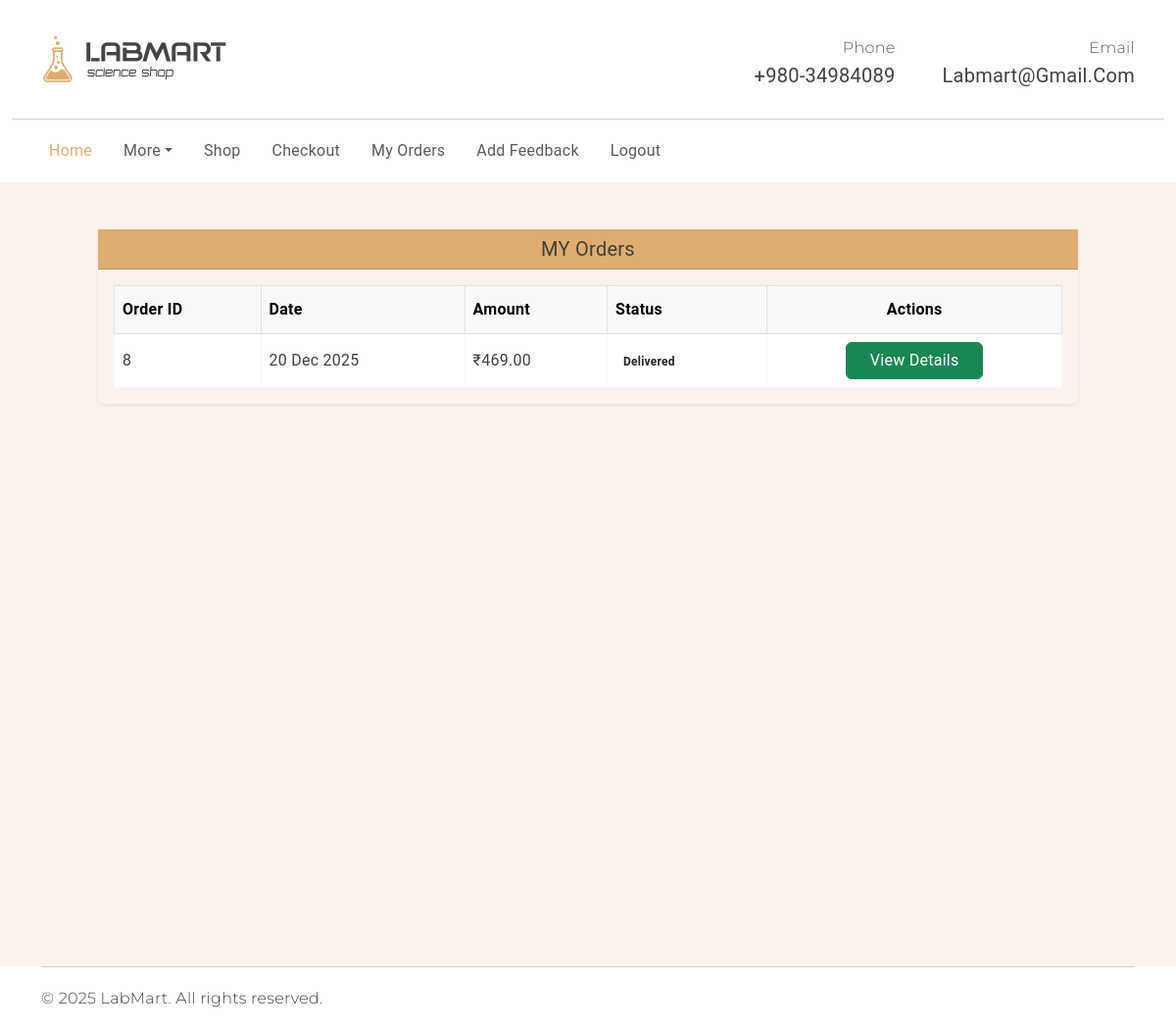
Page /myorders (signed in) on the committed database.
### app1/models.py (models this page shows, shortened)
class Order(models.Model):
    user = models.ForeignKey('Person', on_delete=models.CASCADE)
    address = models.TextField()
    total = models.DecimalField(max_digits=10, decimal_places=2, default=0)
    status = models.CharField(
        max_length=20,
        choices=[
            ('Pending', 'Pending'),
            ('Paid', 'Paid'),
            ('Processing', 'Processing'),
            ('Shipped', 'Shipped'),
            ('On the way', 'On the Way'),
            ('Delivered', 'Delivered'),
        ],
        default='pending'
    )
    created_at = models.DateTimeField(auto_now_add=True,null=True)

### app1/views.py (the view)
# urls.py: path('myorders', views.myorders, name='myorders'),
def myorders(request):
    if 'uname' not in request.session:
        return HttpResponse("Please login first")
    try:
        user = Person.objects.get(username=request.session['uname'])
    except Person.DoesNotExist:
        return HttpResponse("User not found")
    orders = Order.objects.filter(user=user).order_by('-created_at')
    return render(request, "myorders.html", {"orders": orders})

### template/myorders.html (shortened to what this page needs)
<!DOCTYPE html>
{% load static %}
<html lang="en">
<head>
<link rel="stylesheet" href="https://cdn.jsdelivr.net/npm/swiper@9/swiper-bundle.min.css" />
<link href="https://cdn.jsdelivr.net/npm/bootstrap@5.3.0-alpha3/dist/css/bootstrap.min.css" rel="stylesheet"
>
<link rel="stylesheet" type="text/css" href="{% static 'css/vendor.css' %}">
<link rel="stylesheet" type="text/css" href="{% static 'style.css' %}">
</head>
<body>
<header>
  <div class="container py-2">
    <div class="row py-4 align-items-center">
      <div class="col-sm-4 col-lg-3 text-center text-sm-start">
        <div class="main-logo">
            <img src="{% static 'images/logo.png' %}" alt="logo" class="img-fluid">
        </div>
      </div>
      <div class="col-sm-8 col-lg-9 d-flex justify-content-end gap-5 align-items-center mt-4 mt-sm-0">
        <div class="support-box text-end d-none d-xl-block">
          <span class="fs-6 secondary-font text-muted">Phone</span>
          <h5 class="mb-0">+980-34984089</h5>
        </div>
        <div class="support-box text-end d-none d-xl-block">
          <span class="fs-6 secondary-font text-muted">Email</span>
          <h5 class="mb-0">labmart@gmail.com</h5>
        </div>
      </div>
    </div>
  </div>
  <div class="container-fluid">
    <hr class="m-0">
  </div>
  <div class="container">
    <nav class="navbar navbar-expand-lg main-menu">
      <div class="offcanvas offcanvas-end" tabindex="-1" id="offcanvasNavbar" aria-labelledby="offcanvasNavbarLabel">
        <div class="offcanvas-body justify-content-between">
          <ul class="navbar-nav menu-list list-unstyled d-flex gap-md-3 mb-0">
            <li class="nav-item"><a href="userhome" class="nav-link active">Home</a></li>
            <li class="nav-item dropdown">
              <a class="nav-link dropdown-toggle" id="pages" role="button" data-bs-toggle="dropdown" aria-expanded="false">More</a>
            </li>
            <li class="nav-item"><a href="shop" class="nav-link">Shop</a></li>
            <li class="nav-item"><a href="checkout" class="nav-link">Checkout</a></li>
            <li class="nav-item"><a href="myorders" class="nav-link">My Orders</a></li>
            <li class="nav-item"><a href="addfeedback" class="nav-link">Add Feedback</a></li>
            <li class="nav-item"><a href="logout" class="nav-link">Logout</a></li>
          </ul>
          <div class="d-none d-lg-flex align-items-center">
            <ul class="d-flex justify-content-end list-unstyled m-0">
              <li><a href="userprofile" class="mx-3"><iconify-icon icon="healthicons:person" class="fs-4"></iconify-icon></a></li>
              <li><a href="wishlist" class="mx-3"><iconify-icon icon="mdi:heart" class="fs-4"></iconify-icon></a></li>
              <li><a href="cart" class="mx-3"><iconify-icon icon="mdi:cart" class="fs-4"></iconify-icon></a></li>
            </ul>
          </div>
        </div>
      </div>
    </nav>
  </div>
</header>
<section id="banner" class="min-vh-100" style="background:#F9F3EC;">
  <div class="container pt-5">
    <div class="card shadow-sm mx-auto" style="max-width: 1000px;">
      <div class="card-header bg-primary text-white text-center">
        <h5 class="mb-0">MY Orders</h5>
      </div>
      <div class="card-body">
        <div class="table-responsive">
          <table class="table table-bordered table-hover align-middle mb-0 bg-white">
            <thead class="table-light">
              <tr>
                <th scope="col">Order ID</th>
                <th scope="col">Date</th>
                <th scope="col">Amount</th>
                <th scope="col">Status</th>
                <th scope="col" class="text-center">Actions</th>
              </tr>
            </thead>
            <tbody>
              {% for order in orders %}
              <tr>
                <td>{{ order.id }}</td>
                <td>{{ order.created_at|date:"d M Y" }}</td>
                <td>₹{{ order.total }}</td>
                <td>
                  <span class="badge badge-{{ order.status }} text-dark">
                    {{ order.status|title }}
                  </span>
                </td>
                <td class="text-center">
                  <a href="{% url 'userorderdetails' order.id %}" class="btn btn-success px-4">
                     View Details
                  </a>
                </td>
              </tr>
              {% endfor %}
            </tbody>
          </table>
        </div>
      </div>
    </div>
  </div>
</section>
  <div id="footer-bottom">
    <div class="container">
      <hr class="m-0">
      <div class="row mt-3">
        <div class="col-md-6 copyright">
          <p class="secondary-font">© 2025 LabMart. All rights reserved.</p>
        </div>
      </div>
    </div>
  </div>
</body>
</html>

### static/style.css (style rules this page uses)
:root { --header-height: 160px; --header-height-min: 80px; }
:root { --accent-color: #DEAD6F; --dark-color: #222222; --light-dark-color: #727272; --light-color: #fff; --grey-color: #dbdbdb; --light-grey-color: #fafafa; --primary-color: #6995B1; --light-primary-color: #eef1f3; }
:root { --body-font: 'Roboto', cursive; --heading-font: 'Roboto', cursive; --secondary-font: 'Montserrat', sans-serif; }
body { --bs-link-color: #333; --bs-link-hover-color: #333; --bs-link-color-rgb: 40, 40, 40; --bs-link-hover-color-rgb: 0, 0, 0; --bs-light-rgb: 248, 248, 248; --bs-font-sans-serif: 'Roboto', cursive; --bs-body-font-family: var(--bs-font-sans-serif); --bs-body-font-size: 1rem; --bs-body-font-weight: 400; --bs-body-line-height: 2; --bs-body-color: #41403E; --bs-primary: #DEAD6F; --bs-primary-rgb: 222, 173, 111; --bs-primary-bg-subtle: #FFF9EB; --bs-border-color: #F7F7F7; --bs-secondary-rgb: 230, 243, 251; --bs-success-rgb: 238, 245, 228; --bs-danger-rgb: 249, 235, 231; --bs-warning-rgb: 255, 249, 235; --bs-info-rgb: 230, 243, 250; }
body { letter-spacing: 0.01625rem; }
h1, h2, h3, h4, h5, h6 { font-family: var(--heading-font); color: var(--bs-body-color); font-weight: 400; text-transform: capitalize; }
a { text-decoration: none; }
.secondary-font { font-family: var(--secondary-font); font-weight: 300; }
.navbar-nav .nav-link.active, .navbar-nav .nav-link.show, .nav-link:focus, .nav-link:hover { color: var(--accent-color); }
.card { --bs-card-inner-border-radius: none; --bs-card-bg: transparent; background-color: transparent; border: none; }

### rows in the picture
Order: id "8", created_at "20 Dec 2025", total "469.00", status "Delivered"
